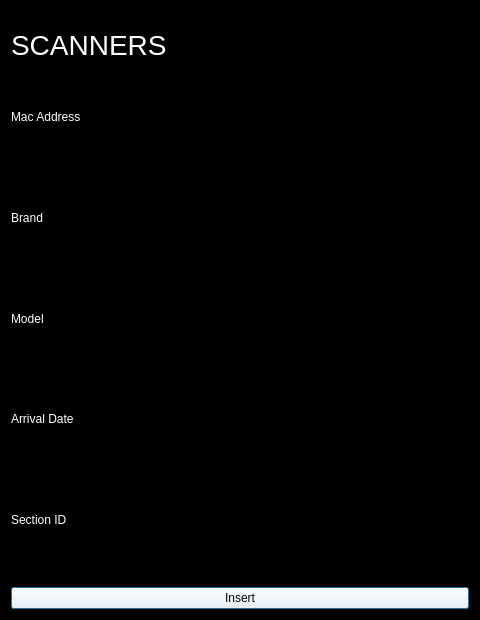
<?xml version="1.0" encoding="UTF-8"?>
<ui version="4.0">
 <class>Dialog</class>
 <widget class="QDialog" name="Dialog">
  <property name="geometry">
   <rect>
    <x>0</x>
    <y>0</y>
    <width>480</width>
    <height>620</height>
   </rect>
  </property>
  <property name="windowTitle">
   <string>Dialog</string>
  </property>
  <property name="styleSheet">
   <string notr="true">background-color : black;
color : white;</string>
  </property>
  <layout class="QVBoxLayout" name="verticalLayout">
   <item>
    <widget class="QLabel" name="label">
     <property name="styleSheet">
      <string notr="true">color : white;
font-size : 28px;</string>
     </property>
     <property name="text">
      <string>SCANNERS</string>
     </property>
    </widget>
   </item>
   <item>
    <widget class="QLabel" name="macAddress">
     <property name="styleSheet">
      <string notr="true">color:white;</string>
     </property>
     <property name="text">
      <string>Mac Address</string>
     </property>
    </widget>
   </item>
   <item>
    <widget class="QLineEdit" name="macAddressLine">
     <property name="styleSheet">
      <string notr="true">color:white;</string>
     </property>
    </widget>
   </item>
   <item>
    <widget class="QLabel" name="label_3">
     <property name="styleSheet">
      <string notr="true">color:white;</string>
     </property>
     <property name="text">
      <string>Brand</string>
     </property>
    </widget>
   </item>
   <item>
    <widget class="QLineEdit" name="brand_line"/>
   </item>
   <item>
    <widget class="QLabel" name="label_4">
     <property name="styleSheet">
      <string notr="true">color:white;</string>
     </property>
     <property name="text">
      <string>Model</string>
     </property>
    </widget>
   </item>
   <item>
    <widget class="QLineEdit" name="model_line"/>
   </item>
   <item>
    <widget class="QLabel" name="label_5">
     <property name="styleSheet">
      <string notr="true">color:white;</string>
     </property>
     <property name="text">
      <string>Arrival Date</string>
     </property>
    </widget>
   </item>
   <item>
    <widget class="QLineEdit" name="arrival_date_line"/>
   </item>
   <item>
    <widget class="QLabel" name="label_6">
     <property name="styleSheet">
      <string notr="true">color:white;</string>
     </property>
     <property name="text">
      <string>Section ID</string>
     </property>
    </widget>
   </item>
   <item>
    <widget class="QLineEdit" name="section_id_line"/>
   </item>
   <item>
    <widget class="QPushButton" name="insert_btn">
     <property name="styleSheet">
      <string notr="true">background-color: white;
color : black;
</string>
     </property>
     <property name="text">
      <string>Insert</string>
     </property>
    </widget>
   </item>
  </layout>
 </widget>
 <resources/>
 <connections/>
</ui>
